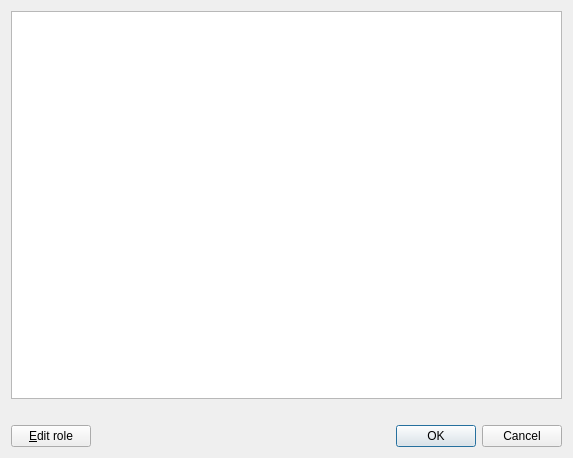
<?xml version="1.0" encoding="UTF-8"?>
<ui version="4.0">
 <class>DlgSelectRoles</class>
 <widget class="QDialog" name="DlgSelectRoles">
  <property name="geometry">
   <rect>
    <x>0</x>
    <y>0</y>
    <width>573</width>
    <height>458</height>
   </rect>
  </property>
  <property name="windowTitle">
   <string>Select roles</string>
  </property>
  <layout class="QVBoxLayout" name="verticalLayout">
   <item>
    <widget class="QTreeView" name="tvRoles"/>
   </item>
   <item>
    <widget class="QLabel" name="lblStatus">
     <property name="text">
      <string/>
     </property>
    </widget>
   </item>
   <item>
    <layout class="QHBoxLayout" name="horizontalLayout">
     <item>
      <widget class="QPushButton" name="editRoleButton">
       <property name="text">
        <string>&amp;Edit role</string>
       </property>
      </widget>
     </item>
     <item>
      <widget class="QDialogButtonBox" name="buttonBox">
       <property name="orientation">
        <enum>Qt::Horizontal</enum>
       </property>
       <property name="standardButtons">
        <set>QDialogButtonBox::Cancel|QDialogButtonBox::Ok</set>
       </property>
      </widget>
     </item>
    </layout>
   </item>
  </layout>
 </widget>
 <resources/>
 <connections>
  <connection>
   <sender>buttonBox</sender>
   <signal>accepted()</signal>
   <receiver>DlgSelectRoles</receiver>
   <slot>accept()</slot>
   <hints>
    <hint type="sourcelabel">
     <x>248</x>
     <y>254</y>
    </hint>
    <hint type="destinationlabel">
     <x>157</x>
     <y>274</y>
    </hint>
   </hints>
  </connection>
  <connection>
   <sender>buttonBox</sender>
   <signal>rejected()</signal>
   <receiver>DlgSelectRoles</receiver>
   <slot>reject()</slot>
   <hints>
    <hint type="sourcelabel">
     <x>316</x>
     <y>260</y>
    </hint>
    <hint type="destinationlabel">
     <x>286</x>
     <y>274</y>
    </hint>
   </hints>
  </connection>
 </connections>
</ui>
